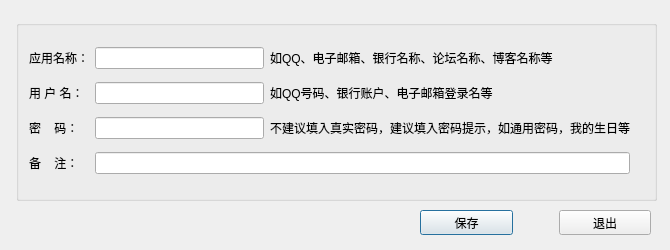
<?xml version="1.0" encoding="UTF-8"?>
<ui version="4.0">
 <class>AddAccInfoDialog</class>
 <widget class="QDialog" name="AddAccInfoDialog">
  <property name="geometry">
   <rect>
    <x>0</x>
    <y>0</y>
    <width>670</width>
    <height>250</height>
   </rect>
  </property>
  <property name="minimumSize">
   <size>
    <width>670</width>
    <height>250</height>
   </size>
  </property>
  <property name="maximumSize">
   <size>
    <width>670</width>
    <height>250</height>
   </size>
  </property>
  <property name="windowTitle">
   <string>Dialog</string>
  </property>
  <widget class="QGroupBox" name="groupBox">
   <property name="geometry">
    <rect>
     <x>16</x>
     <y>20</y>
     <width>641</width>
     <height>181</height>
    </rect>
   </property>
   <property name="title">
    <string/>
   </property>
   <widget class="QWidget" name="layoutWidget">
    <property name="geometry">
     <rect>
      <x>13</x>
      <y>20</y>
      <width>601</width>
      <height>141</height>
     </rect>
    </property>
    <layout class="QGridLayout" name="gridLayout">
     <item row="0" column="0">
      <widget class="QLabel" name="label_3">
       <property name="text">
        <string>应用名称：</string>
       </property>
      </widget>
     </item>
     <item row="0" column="1">
      <widget class="QLineEdit" name="appnameEdit">
       <property name="text">
        <string/>
       </property>
      </widget>
     </item>
     <item row="0" column="2">
      <widget class="QLabel" name="label_6">
       <property name="text">
        <string>如QQ、电子邮箱、银行名称、论坛名称、博客名称等</string>
       </property>
      </widget>
     </item>
     <item row="1" column="0">
      <widget class="QLabel" name="label">
       <property name="text">
        <string>用 户 名：</string>
       </property>
      </widget>
     </item>
     <item row="1" column="1">
      <widget class="QLineEdit" name="usernameEdit">
       <property name="text">
        <string/>
       </property>
      </widget>
     </item>
     <item row="1" column="2">
      <widget class="QLabel" name="label_7">
       <property name="text">
        <string>如QQ号码、银行账户、电子邮箱登录名等</string>
       </property>
      </widget>
     </item>
     <item row="2" column="0">
      <widget class="QLabel" name="label_2">
       <property name="text">
        <string>密    码：</string>
       </property>
      </widget>
     </item>
     <item row="2" column="1">
      <widget class="QLineEdit" name="pwdEdit">
       <property name="text">
        <string/>
       </property>
      </widget>
     </item>
     <item row="2" column="2">
      <widget class="QLabel" name="label_5">
       <property name="text">
        <string>不建议填入真实密码，建议填入密码提示，如通用密码，我的生日等</string>
       </property>
      </widget>
     </item>
     <item row="3" column="0">
      <widget class="QLabel" name="label_4">
       <property name="text">
        <string>备    注：</string>
       </property>
      </widget>
     </item>
     <item row="3" column="1" colspan="2">
      <widget class="QLineEdit" name="commentEdit">
       <property name="text">
        <string/>
       </property>
       <property name="echoMode">
        <enum>QLineEdit::Normal</enum>
       </property>
      </widget>
     </item>
    </layout>
   </widget>
  </widget>
  <widget class="QWidget" name="layoutWidget">
   <property name="geometry">
    <rect>
     <x>420</x>
     <y>210</y>
     <width>231</width>
     <height>25</height>
    </rect>
   </property>
   <layout class="QHBoxLayout" name="horizontalLayout">
    <item>
     <widget class="QPushButton" name="saveBtn">
      <property name="text">
       <string>保存</string>
      </property>
     </widget>
    </item>
    <item>
     <spacer name="horizontalSpacer">
      <property name="orientation">
       <enum>Qt::Horizontal</enum>
      </property>
      <property name="sizeType">
       <enum>QSizePolicy::Fixed</enum>
      </property>
      <property name="sizeHint" stdset="0">
       <size>
        <width>40</width>
        <height>20</height>
       </size>
      </property>
     </spacer>
    </item>
    <item>
     <widget class="QPushButton" name="exitBtn">
      <property name="text">
       <string>退出</string>
      </property>
     </widget>
    </item>
   </layout>
  </widget>
 </widget>
 <resources/>
 <connections/>
</ui>
